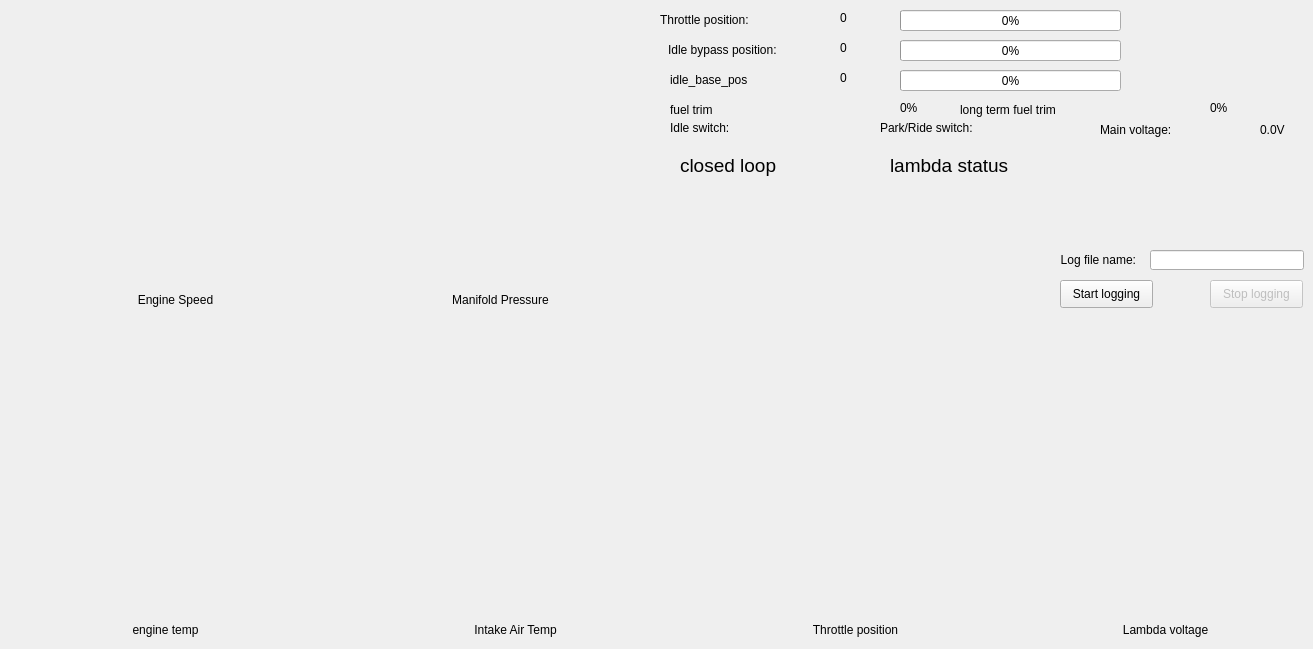
    <widget class="QWidget" name="overview_tab">
     <property name="autoFillBackground">
      <bool>true</bool>
     </property>
     <attribute name="title">
      <string>overview</string>
     </attribute>
     <widget class="ManoMeter" name="m_throttle_pos" native="true">
      <property name="geometry">
       <rect>
        <x>710</x>
        <y>320</y>
        <width>281</width>
        <height>281</height>
       </rect>
      </property>
     </widget>
     <widget class="ManoMeter" name="m_lambda_voltage" native="true">
      <property name="geometry">
       <rect>
        <x>1020</x>
        <y>320</y>
        <width>281</width>
        <height>281</height>
       </rect>
      </property>
      <property name="toolTip">
       <string>&lt;html&gt;&lt;head/&gt;&lt;body&gt;&lt;p&gt;when engine is worm  voltage should change between 0-2 and 7-10 mV&lt;/p&gt;&lt;/body&gt;&lt;/html&gt;</string>
      </property>
     </widget>
     <widget class="QLabel" name="m_throttle_pos_label">
      <property name="geometry">
       <rect>
        <x>730</x>
        <y>620</y>
        <width>251</width>
        <height>20</height>
       </rect>
      </property>
      <property name="sizePolicy">
       <sizepolicy hsizetype="Preferred" vsizetype="Maximum">
        <horstretch>0</horstretch>
        <verstretch>0</verstretch>
       </sizepolicy>
      </property>
      <property name="text">
       <string>Throttle position</string>
      </property>
      <property name="alignment">
       <set>Qt::AlignCenter</set>
      </property>
     </widget>
     <widget class="QLabel" name="m_lambda_label">
      <property name="geometry">
       <rect>
        <x>1050</x>
        <y>620</y>
        <width>231</width>
        <height>20</height>
       </rect>
      </property>
      <property name="sizePolicy">
       <sizepolicy hsizetype="Preferred" vsizetype="Maximum">
        <horstretch>0</horstretch>
        <verstretch>0</verstretch>
       </sizepolicy>
      </property>
      <property name="text">
       <string>Lambda voltage</string>
      </property>
      <property name="alignment">
       <set>Qt::AlignCenter</set>
      </property>
     </widget>
     <widget class="QLabel" name="m_idle_base_Label">
      <property name="geometry">
       <rect>
        <x>670</x>
        <y>70</y>
        <width>131</width>
        <height>20</height>
       </rect>
      </property>
      <property name="text">
       <string>&lt;html&gt;&lt;head/&gt;&lt;body&gt;&lt;p align=&quot;justify&quot;&gt;idle_base_pos&lt;/p&gt;&lt;/body&gt;&lt;/html&gt;</string>
      </property>
      <property name="alignment">
       <set>Qt::AlignRight|Qt::AlignTrailing|Qt::AlignVCenter</set>
      </property>
     </widget>
     <widget class="QLabel" name="m_idle_bas_volts">
      <property name="geometry">
       <rect>
        <x>840</x>
        <y>70</y>
        <width>31</width>
        <height>16</height>
       </rect>
      </property>
      <property name="text">
       <string>0</string>
      </property>
     </widget>
     <widget class="QProgressBar" name="m_idle_base_pos">
      <property name="geometry">
       <rect>
        <x>900</x>
        <y>70</y>
        <width>221</width>
        <height>21</height>
       </rect>
      </property>
      <property name="value">
       <number>0</number>
      </property>
     </widget>
     <widget class="QLabel" name="m_fue_trim_label">
      <property name="geometry">
       <rect>
        <x>670</x>
        <y>100</y>
        <width>161</width>
        <height>20</height>
       </rect>
      </property>
      <property name="text">
       <string>&lt;html&gt;&lt;head/&gt;&lt;body&gt;&lt;p align=&quot;justify&quot;&gt;fuel trim&lt;/p&gt;&lt;/body&gt;&lt;/html&gt;</string>
      </property>
      <property name="alignment">
       <set>Qt::AlignRight|Qt::AlignTrailing|Qt::AlignVCenter</set>
      </property>
     </widget>
     <widget class="QLedIndicator" name="m_closedLoopLed" native="true">
      <property name="geometry">
       <rect>
        <x>670</x>
        <y>180</y>
        <width>151</width>
        <height>121</height>
       </rect>
      </property>
     </widget>
     <widget class="ManoMeter" name="m_revCounter" native="true">
      <property name="enabled">
       <bool>true</bool>
      </property>
      <property name="geometry">
       <rect>
        <x>40</x>
        <y>10</y>
        <width>281</width>
        <height>271</height>
       </rect>
      </property>
     </widget>
     <widget class="ManoMeter" name="m_mapGauge" native="true">
      <property name="geometry">
       <rect>
        <x>370</x>
        <y>10</y>
        <width>281</width>
        <height>271</height>
       </rect>
      </property>
      <property name="toolTip">
       <string>&lt;html&gt;&lt;head/&gt;&lt;body&gt;&lt;p&gt;engine stopped	&amp;lt;&amp;gt; ~ 100 kpa&lt;/p&gt;&lt;p&gt;engine idling 	&amp;lt;&amp;gt; ~ 25-40 kpa&lt;/p&gt;&lt;p&gt;when deviating check hoses&lt;/p&gt;&lt;/body&gt;&lt;/html&gt;</string>
      </property>
     </widget>
     <widget class="QLabel" name="m_throttleLabel">
      <property name="geometry">
       <rect>
        <x>660</x>
        <y>10</y>
        <width>151</width>
        <height>20</height>
       </rect>
      </property>
      <property name="text">
       <string>&lt;html&gt;&lt;head/&gt;&lt;body&gt;&lt;p align=&quot;justify&quot;&gt;Throttle position:&lt;/p&gt;&lt;/body&gt;&lt;/html&gt;</string>
      </property>
      <property name="alignment">
       <set>Qt::AlignRight|Qt::AlignTrailing|Qt::AlignVCenter</set>
      </property>
     </widget>
     <widget class="QLabel" name="m_throttlePotVolts">
      <property name="geometry">
       <rect>
        <x>840</x>
        <y>10</y>
        <width>31</width>
        <height>16</height>
       </rect>
      </property>
      <property name="text">
       <string>0</string>
      </property>
     </widget>
     <widget class="QProgressBar" name="m_throttleBar">
      <property name="geometry">
       <rect>
        <x>900</x>
        <y>10</y>
        <width>221</width>
        <height>21</height>
       </rect>
      </property>
      <property name="value">
       <number>0</number>
      </property>
     </widget>
     <widget class="QLabel" name="m_idleBypassLabel">
      <property name="geometry">
       <rect>
        <x>668</x>
        <y>40</y>
        <width>141</width>
        <height>20</height>
       </rect>
      </property>
      <property name="text">
       <string>&lt;html&gt;&lt;head/&gt;&lt;body&gt;&lt;p align=&quot;justify&quot;&gt;Idle bypass position:&lt;/p&gt;&lt;/body&gt;&lt;/html&gt;</string>
      </property>
      <property name="alignment">
       <set>Qt::AlignRight|Qt::AlignTrailing|Qt::AlignVCenter</set>
      </property>
     </widget>
     <widget class="QLabel" name="m_iacPositionSteps">
      <property name="geometry">
       <rect>
        <x>840</x>
        <y>40</y>
        <width>16</width>
        <height>16</height>
       </rect>
      </property>
      <property name="text">
       <string>0</string>
      </property>
     </widget>
     <widget class="QProgressBar" name="m_idleBypassPosBar">
      <property name="geometry">
       <rect>
        <x>900</x>
        <y>40</y>
        <width>221</width>
        <height>21</height>
       </rect>
      </property>
      <property name="value">
       <number>0</number>
      </property>
     </widget>
     <widget class="QLabel" name="m_revCounterLabel">
      <property name="geometry">
       <rect>
        <x>80</x>
        <y>290</y>
        <width>191</width>
        <height>20</height>
       </rect>
      </property>
      <property name="sizePolicy">
       <sizepolicy hsizetype="Preferred" vsizetype="Maximum">
        <horstretch>0</horstretch>
        <verstretch>0</verstretch>
       </sizepolicy>
      </property>
      <property name="accessibleName">
       <string/>
      </property>
      <property name="text">
       <string>Engine Speed</string>
      </property>
      <property name="alignment">
       <set>Qt::AlignCenter</set>
      </property>
     </widget>
     <widget class="QLabel" name="m_mapGaugeLabel">
      <property name="geometry">
       <rect>
        <x>390</x>
        <y>290</y>
        <width>221</width>
        <height>20</height>
       </rect>
      </property>
      <property name="sizePolicy">
       <sizepolicy hsizetype="Preferred" vsizetype="Maximum">
        <horstretch>0</horstretch>
        <verstretch>0</verstretch>
       </sizepolicy>
      </property>
      <property name="text">
       <string>Manifold Pressure</string>
      </property>
      <property name="alignment">
       <set>Qt::AlignCenter</set>
      </property>
     </widget>
     <widget class="ManoMeter" name="m_waterTempGauge" native="true">
      <property name="geometry">
       <rect>
        <x>40</x>
        <y>320</y>
        <width>281</width>
        <height>281</height>
       </rect>
      </property>
     </widget>
     <widget class="ManoMeter" name="m_airTempGauge" native="true">
      <property name="geometry">
       <rect>
        <x>370</x>
        <y>320</y>
        <width>281</width>
        <height>281</height>
       </rect>
      </property>
     </widget>
     <widget class="QLabel" name="m_voltageLabel">
      <property name="geometry">
       <rect>
        <x>1100</x>
        <y>120</y>
        <width>161</width>
        <height>20</height>
       </rect>
      </property>
      <property name="text">
       <string>&lt;html&gt;&lt;head/&gt;&lt;body&gt;&lt;p align=&quot;justify&quot;&gt;Main voltage:&lt;/p&gt;&lt;/body&gt;&lt;/html&gt;</string>
      </property>
      <property name="alignment">
       <set>Qt::AlignRight|Qt::AlignTrailing|Qt::AlignVCenter</set>
      </property>
     </widget>
     <widget class="QLabel" name="m_voltage">
      <property name="geometry">
       <rect>
        <x>1260</x>
        <y>120</y>
        <width>41</width>
        <height>20</height>
       </rect>
      </property>
      <property name="text">
       <string>0.0V</string>
      </property>
     </widget>
     <widget class="QLabel" name="m_waterTempLabel">
      <property name="geometry">
       <rect>
        <x>50</x>
        <y>620</y>
        <width>231</width>
        <height>20</height>
       </rect>
      </property>
      <property name="sizePolicy">
       <sizepolicy hsizetype="Preferred" vsizetype="Maximum">
        <horstretch>0</horstretch>
        <verstretch>0</verstretch>
       </sizepolicy>
      </property>
      <property name="text">
       <string>engine temp</string>
      </property>
      <property name="alignment">
       <set>Qt::AlignCenter</set>
      </property>
     </widget>
     <widget class="QLabel" name="m_airTempLabel">
      <property name="geometry">
       <rect>
        <x>380</x>
        <y>620</y>
        <width>271</width>
        <height>20</height>
       </rect>
      </property>
      <property name="sizePolicy">
       <sizepolicy hsizetype="Preferred" vsizetype="Maximum">
        <horstretch>0</horstretch>
        <verstretch>0</verstretch>
       </sizepolicy>
      </property>
      <property name="text">
       <string>Intake Air Temp</string>
      </property>
      <property name="alignment">
       <set>Qt::AlignCenter</set>
      </property>
     </widget>
     <widget class="QLabel" name="m_long_trim_label">
      <property name="geometry">
       <rect>
        <x>960</x>
        <y>100</y>
        <width>211</width>
        <height>20</height>
       </rect>
      </property>
      <property name="text">
       <string>&lt;html&gt;&lt;head/&gt;&lt;body&gt;&lt;p align=&quot;justify&quot;&gt;long term fuel trim&lt;/p&gt;&lt;/body&gt;&lt;/html&gt;</string>
      </property>
      <property name="alignment">
       <set>Qt::AlignRight|Qt::AlignTrailing|Qt::AlignVCenter</set>
      </property>
     </widget>
     <widget class="QLabel" name="m_fuel_trim">
      <property name="geometry">
       <rect>
        <x>900</x>
        <y>100</y>
        <width>41</width>
        <height>16</height>
       </rect>
      </property>
      <property name="text">
       <string>0%</string>
      </property>
     </widget>
     <widget class="QLabel" name="m_long_trim">
      <property name="geometry">
       <rect>
        <x>1210</x>
        <y>100</y>
        <width>41</width>
        <height>16</height>
       </rect>
      </property>
      <property name="text">
       <string>0%</string>
      </property>
     </widget>
     <widget class="QPushButton" name="m_startLoggingButton">
      <property name="geometry">
       <rect>
        <x>1060</x>
        <y>280</y>
        <width>93</width>
        <height>28</height>
       </rect>
      </property>
      <property name="autoFillBackground">
       <bool>true</bool>
      </property>
      <property name="text">
       <string>Start logging</string>
      </property>
     </widget>
     <widget class="QPushButton" name="m_stopLoggingButton">
      <property name="enabled">
       <bool>false</bool>
      </property>
      <property name="geometry">
       <rect>
        <x>1210</x>
        <y>280</y>
        <width>93</width>
        <height>28</height>
       </rect>
      </property>
      <property name="autoFillBackground">
       <bool>true</bool>
      </property>
      <property name="text">
       <string>Stop logging</string>
      </property>
      <property name="checkable">
       <bool>false</bool>
      </property>
     </widget>
     <widget class="QLabel" name="m_neutralSwitchLabel">
      <property name="geometry">
       <rect>
        <x>880</x>
        <y>120</y>
        <width>121</width>
        <height>16</height>
       </rect>
      </property>
      <property name="text">
       <string>&lt;html&gt;&lt;head/&gt;&lt;body&gt;&lt;p align=&quot;justify&quot;&gt;Park/Ride switch:&lt;/p&gt;&lt;/body&gt;&lt;/html&gt;</string>
      </property>
      <property name="alignment">
       <set>Qt::AlignRight|Qt::AlignTrailing|Qt::AlignVCenter</set>
      </property>
     </widget>
     <widget class="QLedIndicator" name="m_neutralSwitchLed" native="true">
      <property name="geometry">
       <rect>
        <x>1040</x>
        <y>120</y>
        <width>41</width>
        <height>21</height>
       </rect>
      </property>
     </widget>
     <widget class="QLabel" name="m_idleSwitchLabel">
      <property name="geometry">
       <rect>
        <x>670</x>
        <y>120</y>
        <width>121</width>
        <height>16</height>
       </rect>
      </property>
      <property name="text">
       <string>&lt;html&gt;&lt;head/&gt;&lt;body&gt;&lt;p align=&quot;justify&quot;&gt;Idle switch:&lt;/p&gt;&lt;/body&gt;&lt;/html&gt;</string>
      </property>
      <property name="alignment">
       <set>Qt::AlignRight|Qt::AlignTrailing|Qt::AlignVCenter</set>
      </property>
     </widget>
     <widget class="QLedIndicator" name="m_idleSwitchLed" native="true">
      <property name="geometry">
       <rect>
        <x>820</x>
        <y>120</y>
        <width>41</width>
        <height>20</height>
       </rect>
      </property>
     </widget>
     <widget class="QLabel" name="m_logFileNameLabel">
      <property name="geometry">
       <rect>
        <x>1035</x>
        <y>250</y>
        <width>101</width>
        <height>20</height>
       </rect>
      </property>
      <property name="text">
       <string>Log file name:</string>
      </property>
      <property name="alignment">
       <set>Qt::AlignRight|Qt::AlignTrailing|Qt::AlignVCenter</set>
      </property>
     </widget>
     <widget class="QLineEdit" name="m_logFileNameBox">
      <property name="geometry">
       <rect>
        <x>1150</x>
        <y>250</y>
        <width>154</width>
        <height>20</height>
       </rect>
      </property>
     </widget>
     <widget class="QLabel" name="m_closed_loop_label">
      <property name="geometry">
       <rect>
        <x>680</x>
        <y>150</y>
        <width>161</width>
        <height>31</height>
       </rect>
      </property>
      <property name="text">
       <string>&lt;html&gt;&lt;head/&gt;&lt;body&gt;&lt;p align=&quot;justify&quot;&gt;&lt;span style=&quot; font-size:14pt;&quot;&gt;closed loop&lt;/span&gt;&lt;/p&gt;&lt;/body&gt;&lt;/html&gt;</string>
      </property>
      <property name="alignment">
       <set>Qt::AlignRight|Qt::AlignTrailing|Qt::AlignVCenter</set>
      </property>
     </widget>
     <widget class="QLedIndicator" name="m_lambdastatusLed" native="true">
      <property name="geometry">
       <rect>
        <x>890</x>
        <y>180</y>
        <width>141</width>
        <height>121</height>
       </rect>
      </property>
     </widget>
     <widget class="QLabel" name="m_closed_loop_label_2">
      <property name="geometry">
       <rect>
        <x>890</x>
        <y>150</y>
        <width>161</width>
        <height>31</height>
       </rect>
      </property>
      <property name="text">
       <string>&lt;html&gt;&lt;head/&gt;&lt;body&gt;&lt;p align=&quot;justify&quot;&gt;&lt;span style=&quot; font-size:14pt;&quot;&gt;lambda status&lt;/span&gt;&lt;/p&gt;&lt;/body&gt;&lt;/html&gt;</string>
      </property>
      <property name="alignment">
       <set>Qt::AlignRight|Qt::AlignTrailing|Qt::AlignVCenter</set>
      </property>
     </widget>
     <zorder>m_startLoggingButton</zorder>
     <zorder>m_stopLoggingButton</zorder>
     <zorder>m_neutralSwitchLabel</zorder>
     <zorder>m_neutralSwitchLed</zorder>
     <zorder>m_idleSwitchLabel</zorder>
     <zorder>m_idleSwitchLed</zorder>
     <zorder>m_logFileNameLabel</zorder>
     <zorder>m_logFileNameBox</zorder>
     <zorder>m_throttleLabel</zorder>
     <zorder>m_throttlePotVolts</zorder>
     <zorder>m_throttleBar</zorder>
     <zorder>m_idleBypassLabel</zorder>
     <zorder>m_iacPositionSteps</zorder>
     <zorder>m_idleBypassPosBar</zorder>
     <zorder>m_voltageLabel</zorder>
     <zorder>m_voltage</zorder>
     <zorder>m_idle_base_Label</zorder>
     <zorder>m_idle_bas_volts</zorder>
     <zorder>m_idle_base_pos</zorder>
     <zorder>m_fue_trim_label</zorder>
     <zorder>m_closedLoopLed</zorder>
     <zorder>m_revCounterLabel</zorder>
     <zorder>m_airTempLabel</zorder>
     <zorder>m_waterTempLabel</zorder>
     <zorder>m_mapGaugeLabel</zorder>
     <zorder>m_throttle_pos_label</zorder>
     <zorder>m_lambda_label</zorder>
     <zorder>m_revCounter</zorder>
     <zorder>m_throttle_pos</zorder>
     <zorder>m_waterTempGauge</zorder>
     <zorder>m_lambda_voltage</zorder>
     <zorder>m_mapGauge</zorder>
     <zorder>m_airTempGauge</zorder>
     <zorder>m_long_trim_label</zorder>
     <zorder>m_fuel_trim</zorder>
     <zorder>m_long_trim</zorder>
     <zorder>m_closed_loop_label</zorder>
     <zorder>m_lambdastatusLed</zorder>
     <zorder>m_closed_loop_label_2</zorder>
    </widget>
